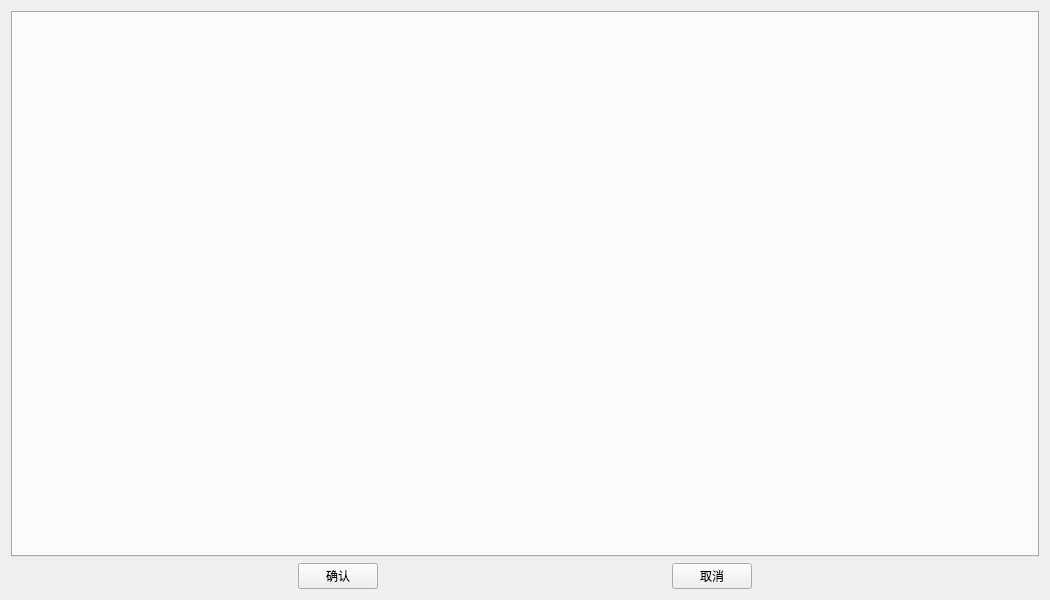
<?xml version="1.0" encoding="UTF-8"?>
<ui version="4.0">
 <class>QCheckSetting</class>
 <widget class="QWidget" name="QCheckSetting">
  <property name="geometry">
   <rect>
    <x>0</x>
    <y>0</y>
    <width>1050</width>
    <height>600</height>
   </rect>
  </property>
  <property name="sizePolicy">
   <sizepolicy hsizetype="Fixed" vsizetype="Fixed">
    <horstretch>0</horstretch>
    <verstretch>0</verstretch>
   </sizepolicy>
  </property>
  <property name="minimumSize">
   <size>
    <width>1050</width>
    <height>600</height>
   </size>
  </property>
  <property name="maximumSize">
   <size>
    <width>1050</width>
    <height>600</height>
   </size>
  </property>
  <property name="windowTitle">
   <string>检查选项设置</string>
  </property>
  <layout class="QVBoxLayout" name="verticalLayout">
   <item>
    <widget class="QTabWidget" name="m_pCheckTab">
     <property name="currentIndex">
      <number>-1</number>
     </property>
    </widget>
   </item>
   <item>
    <layout class="QHBoxLayout" name="horizontalLayout">
     <item>
      <spacer name="horizontalSpacer">
       <property name="orientation">
        <enum>Qt::Horizontal</enum>
       </property>
       <property name="sizeHint" stdset="0">
        <size>
         <width>40</width>
         <height>20</height>
        </size>
       </property>
      </spacer>
     </item>
     <item>
      <widget class="QPushButton" name="m_OK_Btn">
       <property name="text">
        <string>确认</string>
       </property>
      </widget>
     </item>
     <item>
      <spacer name="horizontalSpacer_2">
       <property name="orientation">
        <enum>Qt::Horizontal</enum>
       </property>
       <property name="sizeHint" stdset="0">
        <size>
         <width>40</width>
         <height>20</height>
        </size>
       </property>
      </spacer>
     </item>
     <item>
      <widget class="QPushButton" name="m_Cancel_Btn">
       <property name="text">
        <string>取消</string>
       </property>
      </widget>
     </item>
     <item>
      <spacer name="horizontalSpacer_3">
       <property name="orientation">
        <enum>Qt::Horizontal</enum>
       </property>
       <property name="sizeHint" stdset="0">
        <size>
         <width>40</width>
         <height>20</height>
        </size>
       </property>
      </spacer>
     </item>
    </layout>
   </item>
  </layout>
 </widget>
 <resources/>
 <connections/>
</ui>
